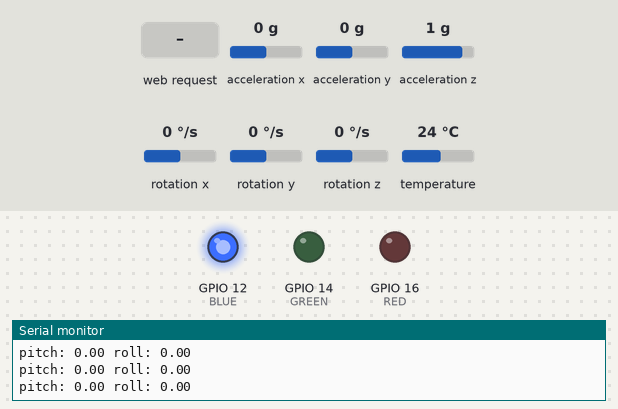
A program run on a simulated ESP8266 (Wemos D1 mini). Shown: output pins drawn as LEDs (lit = HIGH), the last lines printed to the serial monitor. The inputs (shaded band) are chosen by the test bench; at power-on: acceleration x 0 g, acceleration z 1 g, acceleration y 0 g, rotation x 0 °/s, rotation y 0 °/s, rotation z 0 °/s, temperature 24 °C. The local clock reads 2024-03-15 10:24:30 at power-on unless the program sets it.

Above: at 1.3 s.
1.4 s: HTTP request GET /present_mode received
At 1.55 s:
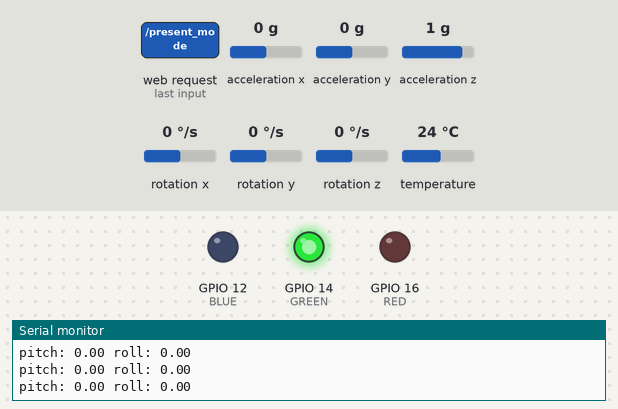
3.1 s: acceleration x set to -1.4 g
At 3.9 s:
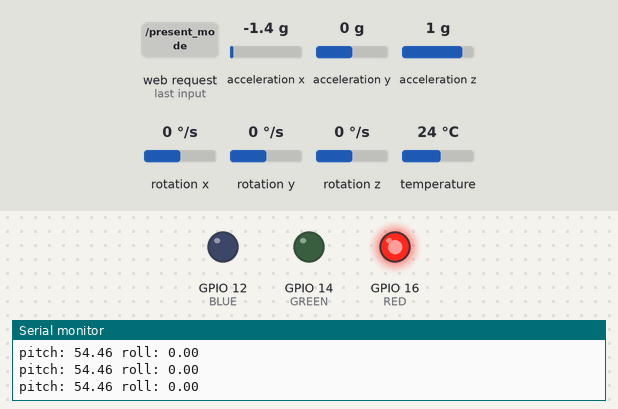
6.1 s: acceleration x set to -0.8 g
At 8.8 s:
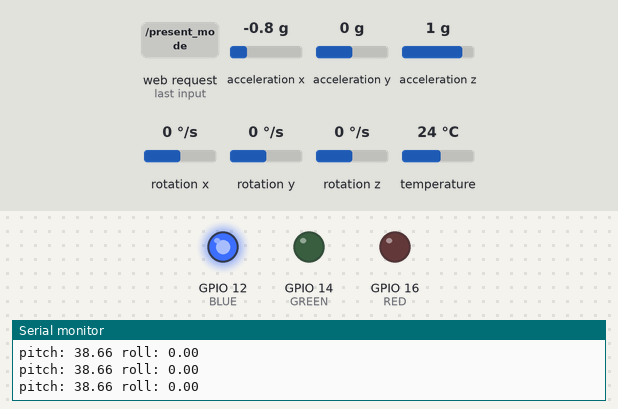
9.1 s: acceleration x set to 0 g
At 10.1 s:
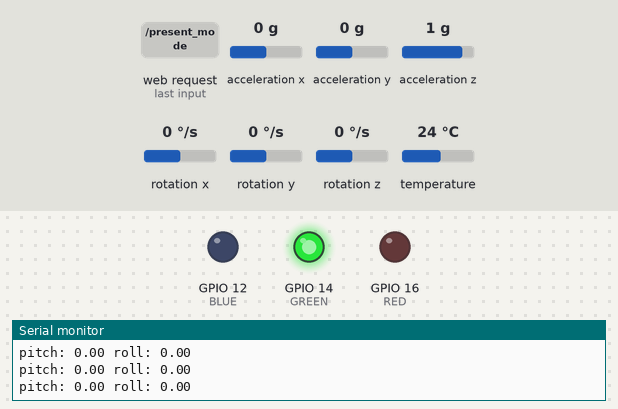
12.1 s: acceleration z set to 0 g
Timing chart, 0 to 15.1 s (numbered marks = the images above; inputs shaded):
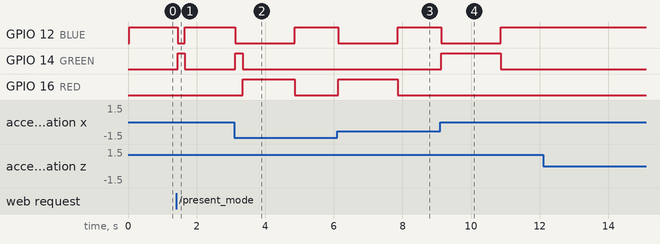

The program:

main.cpp
```cpp
#include <Adafruit_MPU6050.h>
#include <Adafruit_Sensor.h>
#include <ESP8266WebServer.h>
#include <ESP8266WiFi.h>  // Include the Wi-Fi library
#include <ESP8266mDNS.h>
#include <Wire.h>

#include "accel_data.h"
#include "behavior.h"
#include "parameters.h"

const char *ssid = "Wineglass";       // The name of the Wi-Fi network that will be created
const char *password = "nocheating";  // The password required to connect to it, leave blank for an open network

ESP8266WebServer server(80);  // Create an HTTP server on port 80

Adafruit_MPU6050 mpu;

std::vector<DataFrame> accel_data;
Difficulty difficulty = medium_difficulty;
bool present = false;
int tamper_counter = 0;
Behavior behavior;
time_t start = time(0) - 10 * 60;
int GREEN = 14;
int BLUE = 12;
int RED = 16;

void set_behavior(Behavior new_behavior) {
    switch (new_behavior) {
        case Behavior::good:
            analogWrite(GREEN, 0xff);
            digitalWrite(RED, LOW);
            digitalWrite(BLUE, LOW);
            behavior = Behavior::good;
            break;
        case Behavior::okey:
            analogWrite(GREEN, 0x4c);
            digitalWrite(RED, HIGH);
            digitalWrite(BLUE, LOW);
            behavior = Behavior::okey;
            break;
        case Behavior::bad:
            analogWrite(GREEN, 0x00);
            digitalWrite(RED, HIGH);
            digitalWrite(BLUE, LOW);
            behavior = Behavior::bad;
            break;
        case Behavior::horrible:
            analogWrite(GREEN, 0x00);
            digitalWrite(RED, LOW);
            digitalWrite(BLUE, HIGH);
            behavior = Behavior::horrible;
            break;
    }
}

void handle_root() {
    server.send(200, "text/html", R"(<!DOCTYPE html>
<html>
<head>
<style>
h1 {
  font-size: 50px;
}
p {
  font-size: 40px;
}
</style>
</head>
<body>

<h1>Wineglass</h1>

<p> <a href="/start_game">Start game</a></p>
<p> <a href="/set_easy">Set to easy</a></p>
<p> <a href="/set_medium">Set to medium</a></p>
<p> <a href="/set_hard">Set to hard</a></p>
<p> <a href="/present_mode">Present mode</a></p>
<p> <a href="/game_mode">Game mode</a></p>

</body>
</html>
)");
}
void set_easy() {
    difficulty = easy_difficulty;
    handle_root();
}
void set_medium() {
    difficulty = medium_difficulty;
    handle_root();
}
void set_hard() {
    difficulty = hard_difficulty;
    handle_root();
}
void present_mode() {
    present = true;
    handle_root();
}
void game_mode() {
    present = false;
    handle_root();
}

void start_game() {
    set_behavior(Behavior::good);
    start = time(0);
    handle_root();
}

void setup(void) {
    Serial.begin(9600);

    accel_data.reserve(11);
    for (int i = 0; i < 5; i++) {
        accel_data.emplace_back(DataFrame{0.0f, 0.0f});
    }

    delay(10);
    Serial.println('\n');

    WiFi.softAP(ssid, password);  // Start the access point
    Serial.print("Access Point \"");
    Serial.print(ssid);
    Serial.println("\" started");

    Serial.print("IP address:\t");
    Serial.println(WiFi.softAPIP());

    if (MDNS.begin("wineglass")) {  // Start the mDNS responder for esp8266.local
        Serial.println("mDNS responder started");
    } else {
        Serial.println("Error setting up MDNS responder!");
    }

    server.on("/", handle_root);
    server.on("/set_easy", set_easy);
    server.on("/set_medium", set_medium);
    server.on("/set_hard", set_hard);
    server.on("/present_mode", present_mode);
    server.on("/game_mode", game_mode);
    server.on("/start_game", start_game);

    server.begin();
    pinMode(GREEN, OUTPUT);
    pinMode(BLUE, OUTPUT);
    pinMode(RED, OUTPUT);
    set_behavior(Behavior::horrible);
    while (!Serial) {
        delay(10);  // will pause Zero, Leonardo, etc until serial console opens
    }

    // Try to initialize!
    if (!mpu.begin()) {
        Serial.println("Failed to find MPU6050 chip");
        while (1) {
            delay(10);
        }
    }

    mpu.setAccelerometerRange(MPU6050_RANGE_16_G);
    mpu.setGyroRange(MPU6050_RANGE_250_DEG);
    mpu.setFilterBandwidth(MPU6050_BAND_21_HZ);
    // Serial.println("");
    delay(100);
}

void loop() {
    MDNS.update();
    server.handleClient();
    sensors_event_t a, g, temp;
    mpu.getEvent(&a, &g, &temp);

    fetch_new_dataframe(accel_data, a.acceleration);

    double seconds_since_start = difftime(time(0), start);

    auto new_behavior = get_behavior_from_accel(accel_data, difficulty);
    if (seconds_since_start <= 5.0f | behavior < Behavior::bad || new_behavior > behavior || present) {
        set_behavior(new_behavior);
    }

    if (detect_tamper(accel_data)) {
        tamper_counter++;
        if (tamper_counter >= tamper_counter_limit) {
            set_behavior(Behavior::horrible);
        }
    } else {
        tamper_counter = 0;
    }

    delay(50);
}

// Serial.println(g.gyro.z);Game has been set to easy
```

accel_data.h
```cpp
#pragma once
#include <Adafruit_MPU6050.h>

#include <vector>

#include "behavior.h"
#include "parameters.h"

struct DataFrame {
    double pitch;
    double roll;
};

void fetch_new_dataframe(std::vector<DataFrame> &frames, const sensors_vec_t new_value);
auto get_lowest(const std::vector<DataFrame> &frames) -> DataFrame;

auto get_behavior_from_accel(const std::vector<DataFrame> &accel_data, const Difficulty &difficulty) -> Behavior;
auto detect_tamper(const std::vector<DataFrame> &accel_data) -> bool;
```

behavior.h
```cpp
#pragma once
enum Behavior {
    good = 0,
    okey = 1,
    bad = 2,
    horrible = 3
};
```

parameters.h
```cpp
#pragma once

struct Difficulty {
    float good_threshold;
    float okey_threshold;
};

const Difficulty easy_difficulty{6.0f, 8.0f};
const Difficulty medium_difficulty{4.0f, 6.0f};
const Difficulty hard_difficulty{2.0f, 4.0f};
const float tamper_theshold = 0.3f;

const int tamper_counter_limit = 30;
```

accel_data.cpp
```cpp
#include "accel_data.h"

#include "behavior.h"
#include "parameters.h"

void fetch_new_dataframe(std::vector<DataFrame> &frames, const sensors_vec_t new_value) {
    if (frames.size() > 4) {
        frames.erase(frames.begin());
    }
    auto xa = new_value.x;
    auto ya = new_value.y;
    auto za = new_value.z;
    auto roll = abs(atan2(ya, za) * 180.0 / PI);
    auto pitch = abs(asin(xa / sqrt(xa * xa + ya * ya + za * za)) * 180.0 / PI);
    frames.emplace_back(DataFrame{pitch, roll});
}

auto get_lowest(const std::vector<DataFrame> &frames) -> DataFrame {
    DataFrame smallest{std::numeric_limits<double>::infinity(), std::numeric_limits<double>::infinity()};
    for (auto frame : frames) {
        if (frame.pitch < smallest.pitch) {
            smallest.pitch = frame.pitch;
        }
        if (frame.roll < smallest.roll) {
            smallest.roll = frame.roll;
        }
    }
    Serial.print("pitch: ");
    Serial.print(smallest.pitch);
    Serial.print(" roll: ");
    Serial.println(smallest.roll);
    return smallest;
}

auto get_behavior_from_accel(const std::vector<DataFrame> &accel_data, const Difficulty &difficulty) -> Behavior {
    auto lowest_data = get_lowest(accel_data);
    if (std::max(lowest_data.pitch, lowest_data.roll) > difficulty.okey_threshold) {
        return Behavior::bad;
    }
    if (std::max(lowest_data.pitch, lowest_data.roll) > difficulty.good_threshold) {
        return Behavior::okey;
    }
    return Behavior::good;
}
auto detect_tamper(const std::vector<DataFrame> &accel_data) -> bool {
    DataFrame avg{0.0f, 0.0f};
    for (auto frame : accel_data) {
        avg.pitch += frame.pitch;
        avg.roll += frame.roll;
    }
    avg.pitch = avg.pitch / accel_data.size();
    avg.roll = avg.roll / accel_data.size();

    for (auto frame : accel_data) {
        if (abs(avg.pitch - frame.pitch) > tamper_theshold) {
            return false;
        }
        if (abs(avg.roll - frame.roll) > tamper_theshold) {
            return false;
        }
    }
    return true;
}
```

Measured:
- after the input at 1.4 s, GPIO 12 (BLUE): HIGH → LOW after 0.05 s, → HIGH 0.21 s later; GPIO 14 (GREEN): LOW → HIGH after 0.05 s, → LOW 0.21 s later
- after the input at 3.1 s, GPIO 12 (BLUE): HIGH → LOW at once, → HIGH 1.7 s later; GPIO 14 (GREEN): LOW → HIGH at once, → LOW 0.21 s later; GPIO 16 (RED): LOW → HIGH after 0.24 s, → LOW 1.5 s later
- after the input at 6.1 s, GPIO 12 (BLUE): HIGH → LOW at once, → HIGH 1.7 s later; GPIO 16 (RED): LOW → HIGH at once, → LOW 1.7 s later
- after the input at 9.1 s, GPIO 12 (BLUE): HIGH → LOW at once, → HIGH 1.7 s later; GPIO 14 (GREEN): LOW → HIGH at once, → LOW 1.7 s later
